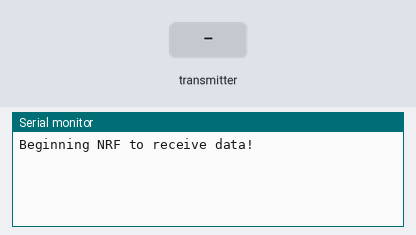
Simulated run of this sketch. Board: Arduino Uno, built with avr-gcc and run on an emulated ATmega328P. Parts: the last lines printed to the serial monitor. Inputs (shaded band) come from the test bench. No radio packets arrive unless stated.

Above: at 1.2 s.
1.3 s: the transmitter starts sending payload.0 = 0
At 1.37 s:
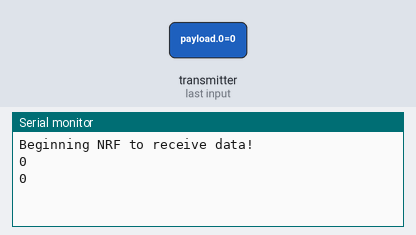
3.2 s: the transmitter starts sending payload.0 = 256
At 3.27 s:
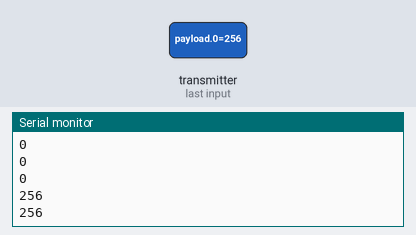

Measured:
- after the input at 1.3 s, the serial monitor: prints a new line at once (image 1)
- after the input at 3.2 s, the serial monitor: prints a new line at once (image 2)

The sketch:

receive_data.ino
```cpp
// This code is for the reciever node

#include <SPI.h>
#include "nRF24L01.h"
#include "RF24.h"

// declare local variables
int16_t payload[5];

// Set up nRF24L01 radio on pins 9, 10
RF24 radio(9,10);

// Radio pipe addresses for nodes to communicate
const uint64_t pipes[2] = { 0xF0F0F0F0E1LL, 0xF0F0F0F0D2LL };


void setup() {
  Serial.begin(57600);
  Serial.println("Beginning NRF to receive data!");

  radio.begin();

  radio.setRetries(15,15);

  radio.openWritingPipe(pipes[1]);
  radio.openReadingPipe(1,pipes[0]);

  radio.startListening();
  radio.printDetails();
}

void loop() {
  // if there is data
  if (radio.available())
  {
    bool done = false;
    while (!done)
    {
      //Fetch the data
      done = radio.read( &payload, sizeof(payload));

      //Show payload in the console
      Serial.println(payload[0]);

      //Stop listening to reply
      radio.stopListening();

      // Send a reply back
      radio.write( &payload, sizeof(payload));

      // Start listening for new data
      radio.startListening();
    }
  }

}
```
